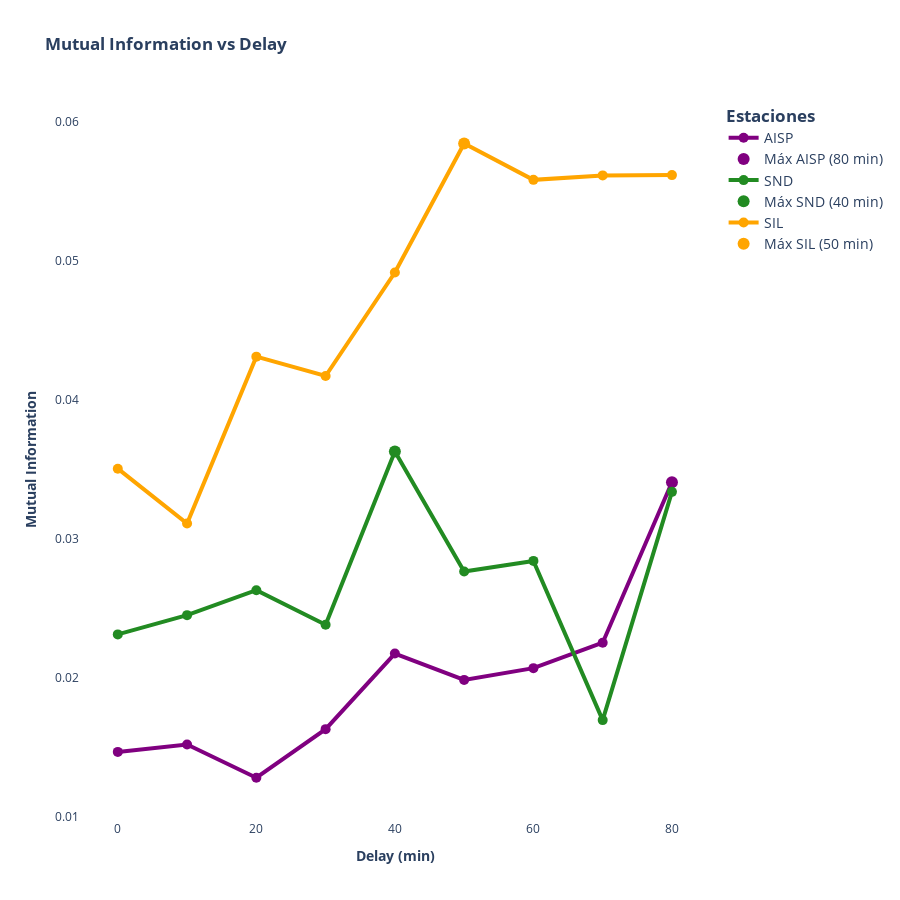

Notebook cell for this chart:
### Code cell
import pandas as pd
import numpy as np
from sklearn.feature_selection import mutual_info_regression
import plotly.graph_objects as go

# --- AISP ---
merged1 = pd.read_csv('/home/nivelrios/documentos/Mburicao Project/data/external/aisp_local_nivel_merged.csv', index_col=0, parse_dates=True)
merged1_copy = merged1.copy()
merged1_copy['aisp_std'] = (merged1_copy['aisp'] - merged1_copy['aisp'].mean()) / merged1['aisp'].std()
merged1_copy['nivel_std'] = (merged1_copy['nivel'] - merged1_copy['nivel'].mean()) / merged1['nivel'].std()

# --- SND ---
merged2 = pd.read_csv('/home/nivelrios/documentos/Mburicao Project/data/external/snd_local_nivel_merged.csv', index_col=0, parse_dates=True)
merged2_copy = merged2.copy()
merged2_copy['snd_std'] = (merged2_copy['snd'] - merged2_copy['snd'].mean()) / merged2['snd'].std()
merged2_copy['nivel_std'] = (merged2_copy['nivel'] - merged2_copy['nivel'].mean()) / merged2['nivel'].std()

# --- SIL ---
merged3 = pd.read_csv('/home/nivelrios/documentos/Mburicao Project/data/external/sil_nivel_merged.csv', index_col=0, parse_dates=True)
merged3_copy = merged3.copy()
merged3_copy['sil_std'] = (merged3_copy['sil'] - merged3_copy['sil'].mean()) / merged3['sil'].std()
merged3_copy['nivel_std'] = (merged3_copy['nivel'] - merged3_copy['nivel'].mean()) / merged3['nivel'].std()

# --- Parámetros de retardo ---
delays_minutes = np.arange(0, 81, 10)
delays_steps = delays_minutes // 10

# --- Calcular MI: AISP ---
mi_values_aisp = []
for d in delays_steps:
    aisp_shifted = merged1['aisp'].shift(d)
    df_temp = pd.DataFrame({'nivel': merged1['nivel'], 'aisp_shifted': aisp_shifted}).dropna()
    mi = mutual_info_regression(df_temp[['nivel']], df_temp['aisp_shifted'], random_state=0)[0] if len(df_temp) > 0 else np.nan
    mi_values_aisp.append(mi)
idx_max_aisp = np.nanargmax(mi_values_aisp)
lag_aisp = delays_minutes[idx_max_aisp]
mi_max_aisp = mi_values_aisp[idx_max_aisp]

# --- Calcular MI: SND ---
mi_values_snd = []
for d in delays_steps:
    snd_shifted = merged2['snd'].shift(d)
    df_temp = pd.DataFrame({'nivel': merged2['nivel'], 'snd_shifted': snd_shifted}).dropna()
    mi = mutual_info_regression(df_temp[['nivel']], df_temp['snd_shifted'], random_state=0)[0] if len(df_temp) > 0 else np.nan
    mi_values_snd.append(mi)
idx_max_snd = np.nanargmax(mi_values_snd)
lag_snd = delays_minutes[idx_max_snd]
mi_max_snd = mi_values_snd[idx_max_snd]

# --- Calcular MI: SIL ---
mi_values_sil = []
for d in delays_steps:
    sil_shifted = merged3['sil'].shift(d)
    df_temp = pd.DataFrame({'nivel': merged3['nivel'], 'sil_shifted': sil_shifted}).dropna()
    mi = mutual_info_regression(df_temp[['nivel']], df_temp['sil_shifted'], random_state=0)[0] if len(df_temp) > 0 else np.nan
    mi_values_sil.append(mi)
idx_max_sil = np.nanargmax(mi_values_sil)
lag_sil = delays_minutes[idx_max_sil]
mi_max_sil = mi_values_sil[idx_max_sil]

# --- Crear figura combinada ---
fig = go.Figure()

# AISP trace
fig.add_trace(go.Scatter(
    x=delays_minutes,
    y=mi_values_aisp,
    mode='lines+markers',
    name='AISP',
    marker=dict(size=10),
    line=dict(width=4, color='purple')
))
fig.add_trace(go.Scatter(
    x=[lag_aisp],
    y=[mi_max_aisp],
    mode='markers',
    marker=dict(size=12, color='purple'),
    name=f'Máx AISP ({lag_aisp} min)'
))

# SND trace
fig.add_trace(go.Scatter(
    x=delays_minutes,
    y=mi_values_snd,
    mode='lines+markers',
    name='SND',
    marker=dict(size=10),
    line=dict(width=4, color='forestgreen')
))
fig.add_trace(go.Scatter(
    x=[lag_snd],
    y=[mi_max_snd],
    mode='markers',
    marker=dict(size=12, color='forestgreen'),
    name=f'Máx SND ({lag_snd} min)'
))

# SIL trace
fig.add_trace(go.Scatter(
    x=delays_minutes,
    y=mi_values_sil,
    mode='lines+markers',
    name='SIL',
    marker=dict(size=10),
    line=dict(width=4, color='orange')
))
fig.add_trace(go.Scatter(
    x=[lag_sil],
    y=[mi_max_sil],
    mode='markers',
    marker=dict(size=12, color='orange'),
    name=f'Máx SIL ({lag_sil} min)'
))

# --- Layout ---
fig.update_layout(
    title='<b>Mutual Information vs Delay<b>',
    xaxis_title='<b>Delay (min)</b>',
    yaxis_title='<b>Mutual Information</b>',
   # font=dict(size=20, family="Arial", color="black"),
    width=900,
    height=900,
    plot_bgcolor='white',
    paper_bgcolor='white',
    legend=dict(
        title='<b>Estaciones<b>',
        font=dict(size=14),
        bgcolor='rgba(255,255,255,0.7)'
    )
)

fig.show()

### Figure 1 — Plotly figure (JSON) as saved in the notebook; plotly's stock layout.template omitted (floating-point values rounded to 4 significant figures)
{"data": [{"line": {"color": "purple", "width": 4}, "marker": {"size": 10}, "mode": "lines+markers", "name": "AISP", "type": "scatter", "x": [0, 10, 20, 30, 40, 50, 60, 70, 80], "y": [0.0147, 0.01523, 0.01284, 0.01633, 0.02177, 0.01987, 0.02072, 0.02254, 0.03408]}, {"marker": {"color": "purple", "size": 12}, "mode": "markers", "name": "Máx AISP (80 min)", "type": "scatter", "x": [80], "y": [0.03408]}, {"line": {"color": "forestgreen", "width": 4}, "marker": {"size": 10}, "mode": "lines+markers", "name": "SND", "type": "scatter", "x": [0, 10, 20, 30, 40, 50, 60, 70, 80], "y": [0.02315, 0.02453, 0.02632, 0.02383, 0.03629, 0.02767, 0.02843, 0.01698, 0.03339]}, {"marker": {"color": "forestgreen", "size": 12}, "mode": "markers", "name": "Máx SND (40 min)", "type": "scatter", "x": [40], "y": [0.03629]}, {"line": {"color": "orange", "width": 4}, "marker": {"size": 10}, "mode": "lines+markers", "name": "SIL", "type": "scatter", "x": [0, 10, 20, 30, 40, 50, 60, 70, 80], "y": [0.03506, 0.03111, 0.04311, 0.04172, 0.04916, 0.05844, 0.05582, 0.05614, 0.05616]}, {"marker": {"color": "orange", "size": 12}, "mode": "markers", "name": "Máx SIL (50 min)", "type": "scatter", "x": [50], "y": [0.05844]}], "layout": {"height": 900, "legend": {"bgcolor": "rgba(255,255,255,0.7)", "font": {"size": 14}, "title": {"text": "<b>Estaciones<b>"}}, "paper_bgcolor": "white", "plot_bgcolor": "white", "title": {"text": "<b>Mutual Information vs Delay<b>"}, "width": 900, "xaxis": {"autorange": true, "range": [-5.481, 85.67], "title": {"text": "<b>Delay (min)</b>"}, "type": "linear"}, "yaxis": {"autorange": true, "range": [0.009801, 0.06156], "title": {"text": "<b>Mutual Information</b>"}, "type": "linear"}}}
